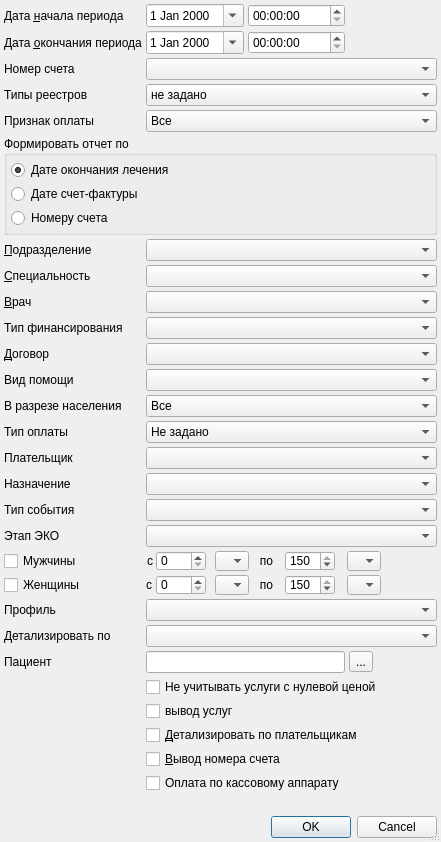
<?xml version="1.0" encoding="UTF-8"?>
<ui version="4.0">
 <class>EconomicAnalisysSetupDialogEx</class>
 <widget class="QDialog" name="EconomicAnalisysSetupDialogEx">
  <property name="windowModality">
   <enum>Qt::ApplicationModal</enum>
  </property>
  <property name="geometry">
   <rect>
    <x>0</x>
    <y>0</y>
    <width>422</width>
    <height>842</height>
   </rect>
  </property>
  <property name="windowTitle">
   <string>параметры отчёта</string>
  </property>
  <property name="sizeGripEnabled">
   <bool>true</bool>
  </property>
  <layout class="QGridLayout" name="gridLayout">
   <property name="margin">
    <number>4</number>
   </property>
   <property name="spacing">
    <number>4</number>
   </property>
   <item row="20" column="2" colspan="3">
    <widget class="QWidget" name="widget" native="true">
     <property name="minimumSize">
      <size>
       <width>0</width>
       <height>20</height>
      </size>
     </property>
     <widget class="QLabel" name="label_2">
      <property name="geometry">
       <rect>
        <x>0</x>
        <y>0</y>
        <width>16</width>
        <height>20</height>
       </rect>
      </property>
      <property name="text">
       <string>с</string>
      </property>
     </widget>
     <widget class="QSpinBox" name="spnWomanAgeEnd">
      <property name="geometry">
       <rect>
        <x>139</x>
        <y>0</y>
        <width>50</width>
        <height>20</height>
       </rect>
      </property>
      <property name="minimumSize">
       <size>
        <width>50</width>
        <height>0</height>
       </size>
      </property>
      <property name="maximumSize">
       <size>
        <width>50</width>
        <height>16777215</height>
       </size>
      </property>
      <property name="maximum">
       <number>150</number>
      </property>
      <property name="value">
       <number>150</number>
      </property>
     </widget>
     <widget class="QLabel" name="lblAge2_2">
      <property name="geometry">
       <rect>
        <x>105</x>
        <y>0</y>
        <width>31</width>
        <height>20</height>
       </rect>
      </property>
      <property name="styleSheet">
       <string notr="true"/>
      </property>
      <property name="text">
       <string>по</string>
      </property>
      <property name="alignment">
       <set>Qt::AlignCenter</set>
      </property>
     </widget>
     <widget class="QComboBox" name="cmbWomenEndAgeUnit">
      <property name="geometry">
       <rect>
        <x>201</x>
        <y>0</y>
        <width>34</width>
        <height>20</height>
       </rect>
      </property>
      <property name="sizePolicy">
       <sizepolicy hsizetype="Maximum" vsizetype="Fixed">
        <horstretch>0</horstretch>
        <verstretch>0</verstretch>
       </sizepolicy>
      </property>
      <item>
       <property name="text">
        <string/>
       </property>
      </item>
      <item>
       <property name="text">
        <string>Д</string>
       </property>
      </item>
      <item>
       <property name="text">
        <string>Н</string>
       </property>
      </item>
      <item>
       <property name="text">
        <string>М</string>
       </property>
      </item>
      <item>
       <property name="text">
        <string>Г</string>
       </property>
      </item>
     </widget>
     <widget class="QSpinBox" name="spnWomanAgeBeg">
      <property name="geometry">
       <rect>
        <x>10</x>
        <y>0</y>
        <width>50</width>
        <height>20</height>
       </rect>
      </property>
      <property name="minimumSize">
       <size>
        <width>50</width>
        <height>0</height>
       </size>
      </property>
      <property name="maximumSize">
       <size>
        <width>50</width>
        <height>16777215</height>
       </size>
      </property>
     </widget>
     <widget class="QComboBox" name="cmbWomenBegAgeUnit">
      <property name="geometry">
       <rect>
        <x>69</x>
        <y>0</y>
        <width>34</width>
        <height>20</height>
       </rect>
      </property>
      <property name="sizePolicy">
       <sizepolicy hsizetype="Maximum" vsizetype="Fixed">
        <horstretch>0</horstretch>
        <verstretch>0</verstretch>
       </sizepolicy>
      </property>
      <item>
       <property name="text">
        <string/>
       </property>
      </item>
      <item>
       <property name="text">
        <string>Д</string>
       </property>
      </item>
      <item>
       <property name="text">
        <string>Н</string>
       </property>
      </item>
      <item>
       <property name="text">
        <string>М</string>
       </property>
      </item>
      <item>
       <property name="text">
        <string>Г</string>
       </property>
      </item>
     </widget>
    </widget>
   </item>
   <item row="14" column="2" colspan="3">
    <widget class="QComboBox" name="cmbtypePay">
     <item>
      <property name="text">
       <string>Не задано</string>
      </property>
     </item>
     <item>
      <property name="text">
       <string>Наличная оплата</string>
      </property>
     </item>
     <item>
      <property name="text">
       <string>Электронная оплата</string>
      </property>
     </item>
     <item>
      <property name="text">
       <string>Не учитывать факт оплаты</string>
      </property>
     </item>
    </widget>
   </item>
   <item row="1" column="2">
    <widget class="CDateEdit" name="edtEndDate">
     <property name="calendarPopup">
      <bool>true</bool>
     </property>
    </widget>
   </item>
   <item row="4" column="2" colspan="3">
    <widget class="QComboBox" name="cmbScheta">
     <item>
      <property name="text">
       <string>Все</string>
      </property>
     </item>
     <item>
      <property name="text">
       <string>Представленные к оплате</string>
      </property>
     </item>
     <item>
      <property name="text">
       <string>Подлежащие к оплате</string>
      </property>
     </item>
     <item>
      <property name="text">
       <string>Возвращенные из СМО</string>
      </property>
     </item>
    </widget>
   </item>
   <item row="16" column="2" colspan="3">
    <widget class="CRBComboBox" name="cmbPurpose"/>
   </item>
   <item row="0" column="0" colspan="2">
    <widget class="QLabel" name="lblBegDate">
     <property name="text">
      <string>Дата &amp;начала периода</string>
     </property>
     <property name="buddy">
      <cstring>edtBegDate</cstring>
     </property>
    </widget>
   </item>
   <item row="29" column="1">
    <spacer name="verticalSpacer">
     <property name="orientation">
      <enum>Qt::Vertical</enum>
     </property>
     <property name="sizeHint" stdset="0">
      <size>
       <width>20</width>
       <height>40</height>
      </size>
     </property>
    </spacer>
   </item>
   <item row="16" column="0">
    <widget class="QLabel" name="lblPurpose">
     <property name="text">
      <string>Назначение</string>
     </property>
     <property name="buddy">
      <cstring>cmbPurpose</cstring>
     </property>
    </widget>
   </item>
   <item row="26" column="2" colspan="3">
    <widget class="QCheckBox" name="chkDetail">
     <property name="text">
      <string>&amp;Детализировать по плательщикам</string>
     </property>
    </widget>
   </item>
   <item row="7" column="0" colspan="2">
    <widget class="QLabel" name="lblSpeciality">
     <property name="text">
      <string>&amp;Специальность</string>
     </property>
     <property name="buddy">
      <cstring>cmbSpeciality</cstring>
     </property>
    </widget>
   </item>
   <item row="13" column="0" colspan="2">
    <widget class="QLabel" name="lblRazrNas">
     <property name="text">
      <string>В разрезе населения</string>
     </property>
     <property name="buddy">
      <cstring>cmbRazrNas</cstring>
     </property>
    </widget>
   </item>
   <item row="1" column="3">
    <widget class="QTimeEdit" name="edtEndTime"/>
   </item>
   <item row="12" column="0" colspan="2">
    <widget class="QLabel" name="lblVidPom">
     <property name="text">
      <string>Вид помощи</string>
     </property>
     <property name="buddy">
      <cstring>cmbVidPom</cstring>
     </property>
    </widget>
   </item>
   <item row="1" column="0" colspan="2">
    <widget class="QLabel" name="lblEndDate">
     <property name="text">
      <string>Дата &amp;окончания периода</string>
     </property>
     <property name="buddy">
      <cstring>edtEndDate</cstring>
     </property>
    </widget>
   </item>
   <item row="19" column="0">
    <widget class="QCheckBox" name="ismancheckedage">
     <property name="text">
      <string>Мужчины</string>
     </property>
    </widget>
   </item>
   <item row="10" column="0" colspan="2">
    <widget class="QLabel" name="lblFinance">
     <property name="text">
      <string>Тип финансирования</string>
     </property>
    </widget>
   </item>
   <item row="21" column="2" colspan="3">
    <widget class="CRBComboBox" name="cmbProfileBed"/>
   </item>
   <item row="27" column="2" colspan="2">
    <widget class="QCheckBox" name="chkPrintAccNumber">
     <property name="text">
      <string>&amp;Вывод номера счета</string>
     </property>
    </widget>
   </item>
   <item row="8" column="2" colspan="3">
    <widget class="CPersonComboBoxEx" name="cmbPerson"/>
   </item>
   <item row="22" column="0" colspan="2">
    <widget class="QLabel" name="lblDetailTo">
     <property name="text">
      <string>Детализировать по</string>
     </property>
    </widget>
   </item>
   <item row="22" column="2" colspan="3">
    <widget class="QComboBox" name="cmbDetailTo"/>
   </item>
   <item row="12" column="2" colspan="3">
    <widget class="CRBComboBox" name="cmbVidPom"/>
   </item>
   <item row="24" column="2" colspan="3">
    <widget class="QCheckBox" name="cbPrice">
     <property name="text">
      <string>Не учитывать услуги с нулевой ценой</string>
     </property>
    </widget>
   </item>
   <item row="14" column="0" colspan="2">
    <widget class="QLabel" name="lbltypePay">
     <property name="text">
      <string>Тип оплаты</string>
     </property>
    </widget>
   </item>
   <item row="8" column="0">
    <widget class="QLabel" name="lblPerson">
     <property name="text">
      <string>&amp;Врач</string>
     </property>
     <property name="buddy">
      <cstring>cmbPerson</cstring>
     </property>
    </widget>
   </item>
   <item row="17" column="0" colspan="2">
    <widget class="QLabel" name="lblEventType">
     <property name="text">
      <string>Тип события</string>
     </property>
     <property name="buddy">
      <cstring>cmbEventType</cstring>
     </property>
    </widget>
   </item>
   <item row="18" column="0">
    <widget class="QLabel" name="lblStepECO">
     <property name="text">
      <string>Этап ЭКО</string>
     </property>
    </widget>
   </item>
   <item row="15" column="2" colspan="3">
    <widget class="COrgIsPayer23ComboBox" name="cmbPayer"/>
   </item>
   <item row="7" column="2" colspan="3">
    <widget class="CRBComboBox" name="cmbSpeciality">
     <property name="whatsThis">
      <string>&lt;html&gt;&lt;head&gt;&lt;meta name=&quot;qrichtext&quot; content=&quot;1&quot; /&gt;&lt;style type=&quot;text/css&quot;&gt;
p, li { white-space: pre-wrap; }
&lt;/style&gt;&lt;/head&gt;&lt;body style=&quot; font-family:'MS Shell Dlg 2'; font-size:8.25pt; font-weight:400; font-style:normal;&quot;&gt;
&lt;p style=&quot;-qt-paragraph-type:empty; margin-top:0px; margin-bottom:0px; margin-left:0px; margin-right:0px; -qt-block-indent:0; text-indent:0px;&quot;&gt;&lt;/p&gt;&lt;/body&gt;&lt;/html&gt;</string>
     </property>
    </widget>
   </item>
   <item row="15" column="0" colspan="2">
    <widget class="QLabel" name="lblPayer">
     <property name="text">
      <string>Плательщик</string>
     </property>
     <property name="buddy">
      <cstring>cmbPayer</cstring>
     </property>
    </widget>
   </item>
   <item row="6" column="0" colspan="2">
    <widget class="QLabel" name="lblOrgStructure">
     <property name="text">
      <string>&amp;Подразделение</string>
     </property>
     <property name="buddy">
      <cstring>cmbOrgStructure</cstring>
     </property>
    </widget>
   </item>
   <item row="6" column="2" colspan="3">
    <widget class="COrgStructureComboBox" name="cmbOrgStructure"/>
   </item>
   <item row="20" column="0">
    <widget class="QCheckBox" name="iswomencheckedage">
     <property name="text">
      <string>Женщины</string>
     </property>
    </widget>
   </item>
   <item row="0" column="4">
    <spacer>
     <property name="orientation">
      <enum>Qt::Horizontal</enum>
     </property>
     <property name="sizeHint" stdset="0">
      <size>
       <width>101</width>
       <height>20</height>
      </size>
     </property>
    </spacer>
   </item>
   <item row="19" column="2" colspan="3">
    <widget class="QWidget" name="ageHolder" native="true">
     <property name="minimumSize">
      <size>
       <width>0</width>
       <height>20</height>
      </size>
     </property>
     <widget class="QSpinBox" name="spnManAgeBeg">
      <property name="geometry">
       <rect>
        <x>10</x>
        <y>0</y>
        <width>50</width>
        <height>20</height>
       </rect>
      </property>
      <property name="minimumSize">
       <size>
        <width>50</width>
        <height>0</height>
       </size>
      </property>
      <property name="maximumSize">
       <size>
        <width>50</width>
        <height>16777215</height>
       </size>
      </property>
     </widget>
     <widget class="QSpinBox" name="spnManAgeEnd">
      <property name="geometry">
       <rect>
        <x>139</x>
        <y>0</y>
        <width>50</width>
        <height>20</height>
       </rect>
      </property>
      <property name="minimumSize">
       <size>
        <width>50</width>
        <height>0</height>
       </size>
      </property>
      <property name="maximumSize">
       <size>
        <width>50</width>
        <height>16777215</height>
       </size>
      </property>
      <property name="maximum">
       <number>150</number>
      </property>
      <property name="value">
       <number>150</number>
      </property>
     </widget>
     <widget class="QLabel" name="lblAge2">
      <property name="geometry">
       <rect>
        <x>105</x>
        <y>0</y>
        <width>31</width>
        <height>20</height>
       </rect>
      </property>
      <property name="styleSheet">
       <string notr="true"/>
      </property>
      <property name="text">
       <string>по</string>
      </property>
      <property name="alignment">
       <set>Qt::AlignCenter</set>
      </property>
     </widget>
     <widget class="QLabel" name="label">
      <property name="geometry">
       <rect>
        <x>1</x>
        <y>2</y>
        <width>16</width>
        <height>16</height>
       </rect>
      </property>
      <property name="text">
       <string>с</string>
      </property>
     </widget>
     <widget class="QComboBox" name="cmbMenBegAgeUnit">
      <property name="geometry">
       <rect>
        <x>69</x>
        <y>0</y>
        <width>34</width>
        <height>20</height>
       </rect>
      </property>
      <property name="sizePolicy">
       <sizepolicy hsizetype="Maximum" vsizetype="Fixed">
        <horstretch>0</horstretch>
        <verstretch>0</verstretch>
       </sizepolicy>
      </property>
      <item>
       <property name="text">
        <string/>
       </property>
      </item>
      <item>
       <property name="text">
        <string>Д</string>
       </property>
      </item>
      <item>
       <property name="text">
        <string>Н</string>
       </property>
      </item>
      <item>
       <property name="text">
        <string>М</string>
       </property>
      </item>
      <item>
       <property name="text">
        <string>Г</string>
       </property>
      </item>
     </widget>
     <widget class="QComboBox" name="cmbMenEndAgeUnit">
      <property name="geometry">
       <rect>
        <x>201</x>
        <y>0</y>
        <width>34</width>
        <height>20</height>
       </rect>
      </property>
      <property name="sizePolicy">
       <sizepolicy hsizetype="Maximum" vsizetype="Fixed">
        <horstretch>0</horstretch>
        <verstretch>0</verstretch>
       </sizepolicy>
      </property>
      <item>
       <property name="text">
        <string/>
       </property>
      </item>
      <item>
       <property name="text">
        <string>Д</string>
       </property>
      </item>
      <item>
       <property name="text">
        <string>Н</string>
       </property>
      </item>
      <item>
       <property name="text">
        <string>М</string>
       </property>
      </item>
      <item>
       <property name="text">
        <string>Г</string>
       </property>
      </item>
     </widget>
    </widget>
   </item>
   <item row="5" column="0" colspan="5">
    <widget class="QGroupBox" name="grpdatetype">
     <property name="sizePolicy">
      <sizepolicy hsizetype="Preferred" vsizetype="Fixed">
       <horstretch>0</horstretch>
       <verstretch>0</verstretch>
      </sizepolicy>
     </property>
     <property name="title">
      <string>Формировать отчет по</string>
     </property>
     <property name="flat">
      <bool>false</bool>
     </property>
     <layout class="QVBoxLayout" name="verticalLayout">
      <property name="spacing">
       <number>4</number>
      </property>
      <property name="margin">
       <number>4</number>
      </property>
      <item>
       <widget class="QRadioButton" name="rbDatalech">
        <property name="text">
         <string>Дате окончания лечения</string>
        </property>
        <property name="checked">
         <bool>true</bool>
        </property>
       </widget>
      </item>
      <item>
       <widget class="QRadioButton" name="rbSchetf">
        <property name="text">
         <string>Дате счет-фактуры</string>
        </property>
       </widget>
      </item>
      <item>
       <widget class="QRadioButton" name="rbNomer">
        <property name="text">
         <string>Номеру счета</string>
        </property>
       </widget>
      </item>
     </layout>
     <zorder>rbNomer</zorder>
     <zorder>rbDatalech</zorder>
     <zorder>rbSchetf</zorder>
    </widget>
   </item>
   <item row="17" column="2" colspan="3">
    <widget class="CRBMultivalueComboBox" name="cmbEventType"/>
   </item>
   <item row="3" column="0" colspan="2">
    <widget class="QLabel" name="lblAccountType">
     <property name="text">
      <string>Типы реестров</string>
     </property>
     <property name="buddy">
      <cstring>cmbAccountType</cstring>
     </property>
    </widget>
   </item>
   <item row="30" column="3" colspan="2">
    <widget class="QDialogButtonBox" name="buttonBox">
     <property name="orientation">
      <enum>Qt::Horizontal</enum>
     </property>
     <property name="standardButtons">
      <set>QDialogButtonBox::Cancel|QDialogButtonBox::Ok</set>
     </property>
    </widget>
   </item>
   <item row="13" column="2" colspan="3">
    <widget class="QComboBox" name="cmbRazrNas">
     <item>
      <property name="text">
       <string>Все</string>
      </property>
     </item>
     <item>
      <property name="text">
       <string>Краевые</string>
      </property>
     </item>
     <item>
      <property name="text">
       <string>Инокраевые</string>
      </property>
     </item>
    </widget>
   </item>
   <item row="2" column="2" colspan="3">
    <widget class="CAccountComboBox" name="cmbNoscheta"/>
   </item>
   <item row="21" column="0">
    <widget class="QLabel" name="lblProfileBed">
     <property name="text">
      <string>Профиль</string>
     </property>
    </widget>
   </item>
   <item row="18" column="2" colspan="3">
    <widget class="QComboBox" name="cmbStepECO"/>
   </item>
   <item row="10" column="2" colspan="3">
    <widget class="CRBComboBox" name="cmbFinance"/>
   </item>
   <item row="0" column="3">
    <widget class="QTimeEdit" name="edtBegTime"/>
   </item>
   <item row="25" column="2">
    <widget class="QCheckBox" name="cbusl">
     <property name="text">
      <string>вывод услуг</string>
     </property>
    </widget>
   </item>
   <item row="23" column="2" colspan="2">
    <widget class="QLineEdit" name="edtFilterClientId">
     <property name="sizePolicy">
      <sizepolicy hsizetype="Preferred" vsizetype="Fixed">
       <horstretch>0</horstretch>
       <verstretch>0</verstretch>
      </sizepolicy>
     </property>
    </widget>
   </item>
   <item row="23" column="4">
    <widget class="QToolButton" name="btnFindClientInfo">
     <property name="text">
      <string>...</string>
     </property>
    </widget>
   </item>
   <item row="11" column="2" colspan="3">
    <widget class="CARMSIndependentContractTreeFindComboBox" name="cmbContract"/>
   </item>
   <item row="1" column="4">
    <spacer>
     <property name="orientation">
      <enum>Qt::Horizontal</enum>
     </property>
     <property name="sizeHint" stdset="0">
      <size>
       <width>101</width>
       <height>20</height>
      </size>
     </property>
    </spacer>
   </item>
   <item row="0" column="2">
    <widget class="CDateEdit" name="edtBegDate">
     <property name="calendarPopup">
      <bool>true</bool>
     </property>
    </widget>
   </item>
   <item row="2" column="0" colspan="2">
    <widget class="QLabel" name="lblNoscheta">
     <property name="text">
      <string>Номер счета</string>
     </property>
     <property name="buddy">
      <cstring>cmbNoscheta</cstring>
     </property>
    </widget>
   </item>
   <item row="3" column="2" colspan="3">
    <widget class="QComboBox" name="cmbAccountType">
     <item>
      <property name="text">
       <string>не задано</string>
      </property>
     </item>
     <item>
      <property name="text">
       <string>Только Основные</string>
      </property>
     </item>
     <item>
      <property name="text">
       <string>Основные + Дополнительные</string>
      </property>
     </item>
     <item>
      <property name="text">
       <string>Только Повторные</string>
      </property>
     </item>
    </widget>
   </item>
   <item row="11" column="0">
    <widget class="QLabel" name="lblContract">
     <property name="text">
      <string>&amp;Договор</string>
     </property>
     <property name="buddy">
      <cstring>cmbOrgStructure</cstring>
     </property>
    </widget>
   </item>
   <item row="4" column="0" colspan="2">
    <widget class="QLabel" name="lblScheta">
     <property name="text">
      <string>Признак оплаты</string>
     </property>
     <property name="buddy">
      <cstring>cmbScheta</cstring>
     </property>
    </widget>
   </item>
   <item row="23" column="0">
    <widget class="QLabel" name="lblClient">
     <property name="text">
      <string>Пациент</string>
     </property>
    </widget>
   </item>
   <item row="28" column="2" colspan="2">
    <widget class="QCheckBox" name="cbCashPayments">
     <property name="text">
      <string>Оплата по кассовому аппарату</string>
     </property>
    </widget>
   </item>
  </layout>
 </widget>
 <customwidgets>
  <customwidget>
   <class>CRBComboBox</class>
   <extends>QComboBox</extends>
   <header>library/crbcombobox.h</header>
  </customwidget>
  <customwidget>
   <class>CDateEdit</class>
   <extends>QDateEdit</extends>
   <header>library/DateEdit</header>
  </customwidget>
  <customwidget>
   <class>COrgStructureComboBox</class>
   <extends>QComboBox</extends>
   <header>Orgs/OrgStructComboBoxes.h</header>
  </customwidget>
  <customwidget>
   <class>CPersonComboBoxEx</class>
   <extends>QComboBox</extends>
   <header>Orgs/PersonComboBoxEx.h</header>
  </customwidget>
  <customwidget>
   <class>CAccountComboBox</class>
   <extends>QComboBox</extends>
   <header>Accounting/AccountComboBox.h</header>
  </customwidget>
  <customwidget>
   <class>COrgIsPayer23ComboBox</class>
   <extends>QComboBox</extends>
   <header>Orgs/OrgComboBox.h</header>
  </customwidget>
  <customwidget>
   <class>CARMSIndependentContractTreeFindComboBox</class>
   <extends>QComboBox</extends>
   <header>Orgs/ContractFindComboBox.h</header>
  </customwidget>
  <customwidget>
   <class>CRBMultivalueComboBox</class>
   <extends>QComboBox</extends>
   <header>library/MultivalueComboBox.h</header>
  </customwidget>
 </customwidgets>
 <tabstops>
  <tabstop>edtBegDate</tabstop>
  <tabstop>edtBegTime</tabstop>
  <tabstop>edtEndDate</tabstop>
  <tabstop>edtEndTime</tabstop>
  <tabstop>cmbNoscheta</tabstop>
  <tabstop>rbDatalech</tabstop>
  <tabstop>rbSchetf</tabstop>
  <tabstop>rbNomer</tabstop>
  <tabstop>cmbOrgStructure</tabstop>
  <tabstop>cmbSpeciality</tabstop>
  <tabstop>cmbPerson</tabstop>
  <tabstop>cmbFinance</tabstop>
  <tabstop>cmbContract</tabstop>
  <tabstop>cmbVidPom</tabstop>
  <tabstop>cmbRazrNas</tabstop>
  <tabstop>cmbPayer</tabstop>
  <tabstop>cmbEventType</tabstop>
  <tabstop>spnManAgeBeg</tabstop>
  <tabstop>spnManAgeEnd</tabstop>
  <tabstop>cmbProfileBed</tabstop>
  <tabstop>buttonBox</tabstop>
 </tabstops>
 <resources/>
 <connections>
  <connection>
   <sender>buttonBox</sender>
   <signal>accepted()</signal>
   <receiver>EconomicAnalisysSetupDialogEx</receiver>
   <slot>accept()</slot>
   <hints>
    <hint type="sourcelabel">
     <x>198</x>
     <y>370</y>
    </hint>
    <hint type="destinationlabel">
     <x>119</x>
     <y>239</y>
    </hint>
   </hints>
  </connection>
  <connection>
   <sender>buttonBox</sender>
   <signal>rejected()</signal>
   <receiver>EconomicAnalisysSetupDialogEx</receiver>
   <slot>reject()</slot>
   <hints>
    <hint type="sourcelabel">
     <x>249</x>
     <y>370</y>
    </hint>
    <hint type="destinationlabel">
     <x>316</x>
     <y>234</y>
    </hint>
   </hints>
  </connection>
 </connections>
</ui>
